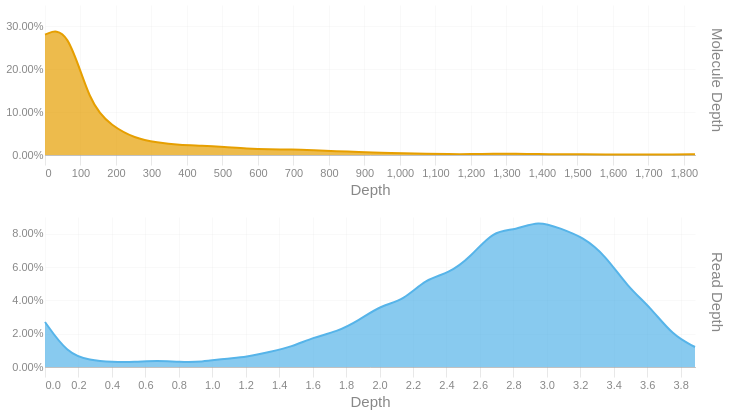

The code cell stored with this chart in its notebook:
### Code cell
readdep = depth_hist(tb['Read Depth'], q99, 3)
readdep = readdep.with_columns(pl.lit('Read Depth').alias('Metric'))
if not SKIPLR:
    moldep = depth_hist(tb['Molecule Depth'], mol_q99, 1)
    moldep = moldep.with_columns(pl.lit('Molecule Depth').alias('Metric'))
    _hist = pl.concat([readdep, moldep])
    _hist = _hist.filter(pl.col('Proportion') != 0)
    with SafeRender(_hist):
        (
            alt.Chart(_hist)        
            .mark_area(interpolate = "basis")
            .encode(
                x=alt.X('Bin:Q').scale(domainMin=0).axis(alt.Axis(title='Depth')),
                y = alt.Y('Proportion:Q', title = None).axis(format = '.2%'),
                color = alt.Color('Metric:N').legend(None),
                row = alt.Row("Metric:N").header(title = None, labelOrient = 'right'),
                tooltip = [
                    alt.Tooltip("Metric:N", title = "Metric"),
                    alt.Tooltip('Interval:N', title = "Depth Interval"),
                    alt.Tooltip('Proportion:Q', title = "% Alignments").format('.2%')
                ]
            )
            .resolve_scale(x='independent', y='independent')
            .properties(
                height = 150, width = 650,
                usermeta={'embedOptions': {'downloadFileName': f'{samplename}.depth.hist'}}
            )
        ).display()
else:
    readdep = readdep.filter(pl.col('Proportion') != 0)
    with SafeRender(readdep):
        (
            alt.Chart(readdep)        
            .mark_area(interpolate = "basis")
            .encode(
                x=alt.X('Bin:Q').scale(domainMin=0).axis(alt.Axis(title='Depth')),
                y = alt.Y('Proportion:Q', title = None).axis(format = '.2%'),
                tooltip = [
                    alt.Tooltip('Interval:N', title = "Depth Interval"),
                    alt.Tooltip('Proportion:Q', title = "% Alignments").format('.2%')
                ]
            )
            .properties(
                usermeta={'embedOptions': {'downloadFileName': f'{samplename}.depth.hist'}}
            )
        ).display()

### Figure 1 — Vega-Lite specification as saved in the notebook (floating-point values rounded to 4 significant figures)
{"width": 650, "height": 150, "config": {"title": {"anchor": "start", "dy": -15, "fontSize": 18, "color": "#888888", "subtitleColor": "#888888", "subtitleFontSize": 14}, "arc": {"fill": "#0072B2"}, "axis": {"domainColor": "#888888", "domainWidth": 0.5, "gridWidth": 0.2, "grid": false, "titleFontWeight": 400, "titleFontSize": 15, "labelFontSize": 11, "labelColor": "#888888", "tickColor": "#888888", "tickWidth": 0.2, "titleColor": "#888888"}, "axisBand": {"grid": false}, "axisX": {"grid": true, "tickSize": 10, "domainCap": "round"}, "axisY": {"domain": false, "grid": true, "tickSize": 0, "domainCap": "round"}, "background": "transparent", "header": {"labelFontSize": 15, "labelColor": "#888888", "titleFontSize": 15, "titleFontWeight": 600, "titleColor": "#888888"}, "legend": {"labelFont": "sans-serif", "labelFontSize": 12, "labelColor": "#888888", "symbolSize": 100, "symbolType": "circle", "titleFontSize": 12, "titlePadding": 10, "titleColor": "#888888", "title": null}, "range": {"category": ["#E69F00", "#56B4E9", "#009E73", "#F0E442", "#0072B2", "#D55E00", "#CC79A7", "#000000"], "diverging": ["#cfe8f3", "#a2d4ec", "#73bfe2", "#46abdb", "#1696d2", "#12719e"]}, "area": {"fill": "#0072B2", "fillOpacity": 0.7, "line": true, "strokeOpacity": 0.7}, "line": {"color": "#0072B2", "stroke": "#0072B2", "strokeWidth": 2}, "trail": {"color": "#0072B2", "stroke": "#0072B2", "strokeWidth": 0, "size": 1}, "point": {"filled": true, "fillOpacity": 1.0, "size": 95}, "text": {"color": "#888888", "fontSize": 11, "align": "right", "fontWeight": 400, "size": 11}, "bar": {"fill": "#0072B2", "stroke": null}, "view": {"stroke": null, "continuousWidth": 660, "continuousHeight": 400}}, "data": {"name": "data-c2a99abf65abf1260068ce7b1ddae34a"}, "mark": {"type": "area", "interpolate": "basis"}, "encoding": {"color": {"field": "Metric", "legend": null, "type": "nominal"}, "row": {"field": "Metric", "header": {"title": null, "labelOrient": "right"}, "type": "nominal"}, "tooltip": [{"field": "Metric", "title": "Metric", "type": "nominal"}, {"field": "Interval", "title": "Depth Interval", "type": "nominal"}, {"field": "Proportion", "format": ".2%", "title": "% Alignments", "type": "quantitative"}], "x": {"axis": {"title": "Depth"}, "field": "Bin", "scale": {"domainMin": 0}, "type": "quantitative"}, "y": {"axis": {"format": ".2%"}, "field": "Proportion", "title": null, "type": "quantitative"}}, "resolve": {"scale": {"x": "independent", "y": "independent"}}, "usermeta": {"embedOptions": {"downloadFileName": "S5_Connecticut_992.depth.hist"}}, "$schema": "https://vega.github.io/schema/vega-lite/v6.1.0.json", "datasets": {"data-c2a99abf65abf1260068ce7b1ddae34a": [{"Bin": 0.0, "Interval": "0.0-0.134", "Proportion": 0.027, "Metric": "Read Depth"}, {"Bin": 0.134, "Interval": "0.134-0.268", "Proportion": 0.008, "Metric": "Read Depth"}, {"Bin": 0.268, "Interval": "0.268-0.402", "Proportion": 0.004, "Metric": "Read Depth"}, {"Bin": 0.402, "Interval": "0.402-0.536", "Proportion": 0.003, "Metric": "Read Depth"}, {"Bin": 0.536, "Interval": "0.536-0.67", "Proportion": 0.003, "Metric": "Read Depth"}, {"Bin": 0.67, "Interval": "0.67-0.804", "Proportion": 0.004, "Metric": "Read Depth"}, {"Bin": 0.804, "Interval": "0.804-0.938", "Proportion": 0.003, "Metric": "Read Depth"}, {"Bin": 0.938, "Interval": "0.938-1.072", "Proportion": 0.003, "Metric": "Read Depth"}, {"Bin": 1.072, "Interval": "1.072-1.206", "Proportion": 0.005, "Metric": "Read Depth"}, {"Bin": 1.206, "Interval": "1.206-1.34", "Proportion": 0.006, "Metric": "Read Depth"}, {"Bin": 1.34, "Interval": "1.34-1.474", "Proportion": 0.009, "Metric": "Read Depth"}, {"Bin": 1.474, "Interval": "1.474-1.608", "Proportion": 0.012, "Metric": "Read Depth"}, {"Bin": 1.608, "Interval": "1.608-1.742", "Proportion": 0.018, "Metric": "Read Depth"}, {"Bin": 1.742, "Interval": "1.742-1.876", "Proportion": 0.021, "Metric": "Read Depth"}, {"Bin": 1.876, "Interval": "1.876-2.01", "Proportion": 0.028, "Metric": "Read Depth"}, {"Bin": 2.01, "Interval": "2.01-2.144", "Proportion": 0.037, "Metric": "Read Depth"}, {"Bin": 2.144, "Interval": "2.144-2.278", "Proportion": 0.04, "Metric": "Read Depth"}, {"Bin": 2.278, "Interval": "2.278-2.412", "Proportion": 0.053, "Metric": "Read Depth"}, {"Bin": 2.412, "Interval": "2.412-2.546", "Proportion": 0.056, "Metric": "Read Depth"}, {"Bin": 2.546, "Interval": "2.546-2.68", "Proportion": 0.066, "Metric": "Read Depth"}, {"Bin": 2.68, "Interval": "2.68-2.814", "Proportion": 0.082, "Metric": "Read Depth"}, {"Bin": 2.814, "Interval": "2.814-2.948", "Proportion": 0.082, "Metric": "Read Depth"}, {"Bin": 2.948, "Interval": "2.948-3.082", "Proportion": 0.088, "Metric": "Read Depth"}, {"Bin": 3.082, "Interval": "3.082-3.216", "Proportion": 0.083, "Metric": "Read Depth"}, {"Bin": 3.216, "Interval": "3.216-3.35", "Proportion": 0.078, "Metric": "Read Depth"}, {"Bin": 3.35, "Interval": "3.35-3.484", "Proportion": 0.067, "Metric": "Read Depth"}, {"Bin": 3.484, "Interval": "3.484-3.618", "Proportion": 0.048, "Metric": "Read Depth"}, {"Bin": 3.618, "Interval": "3.618-3.752", "Proportion": 0.036, "Metric": "Read Depth"}, {"Bin": 3.752, "Interval": "3.752-3.886", "Proportion": 0.019, "Metric": "Read Depth"}, {"Bin": 3.886, "Interval": "3.886-4.02", "Proportion": 0.012, "Metric": "Read Depth"}, {"Bin": 0.0, "Interval": "0.0-63.1", "Proportion": 0.281, "Metric": "Molecule Depth"}, {"Bin": 63.1, "Interval": "63.1-126.3", "Proportion": 0.302, "Metric": "Molecule Depth"}, {"Bin": 126.3, "Interval": "126.3-189.4", "Proportion": 0.116, "Metric": "Molecule Depth"}, {"Bin": 189.4, "Interval": "189.4-252.6", "Proportion": 0.067, "Metric": "Molecule Depth"}, {"Bin": 252.6, "Interval": "252.6-315.7", "Proportion": 0.039, "Metric": "Molecule Depth"}, {"Bin": 315.7, "Interval": "315.7-378.8", "Proportion": 0.029, "Metric": "Molecule Depth"}, {"Bin": 378.8, "Interval": "378.8-442.0", "Proportion": 0.023, "Metric": "Molecule Depth"}, {"Bin": 442.0, "Interval": "442.0-505.1", "Proportion": 0.022, "Metric": "Molecule Depth"}, {"Bin": 505.1, "Interval": "505.1-568.3", "Proportion": 0.019, "Metric": "Molecule Depth"}, {"Bin": 568.3, "Interval": "568.3-631.4", "Proportion": 0.015, "Metric": "Molecule Depth"}, {"Bin": 631.4, "Interval": "631.4-694.6", "Proportion": 0.013, "Metric": "Molecule Depth"}, {"Bin": 694.6, "Interval": "694.6-757.7", "Proportion": 0.013, "Metric": "Molecule Depth"}, {"Bin": 757.7, "Interval": "757.7-820.8", "Proportion": 0.011, "Metric": "Molecule Depth"}, {"Bin": 820.8, "Interval": "820.8-884.0", "Proportion": 0.009, "Metric": "Molecule Depth"}, {"Bin": 884.0, "Interval": "884.0-947.1", "Proportion": 0.007, "Metric": "Molecule Depth"}, {"Bin": 947.1, "Interval": "947.1-1010.3", "Proportion": 0.005, "Metric": "Molecule Depth"}, {"Bin": 1010.0, "Interval": "1010.3-1073.4", "Proportion": 0.004, "Metric": "Molecule Depth"}, {"Bin": 1073.0, "Interval": "1073.4-1136.5", "Proportion": 0.003, "Metric": "Molecule Depth"}, {"Bin": 1136.0, "Interval": "1136.5-1199.7", "Proportion": 0.002, "Metric": "Molecule Depth"}, {"Bin": 1200.0, "Interval": "1199.7-1262.8", "Proportion": 0.002, "Metric": "Molecule Depth"}, {"Bin": 1263.0, "Interval": "1262.8-1326.0", "Proportion": 0.003, "Metric": "Molecule Depth"}, {"Bin": 1326.0, "Interval": "1326.0-1389.1", "Proportion": 0.003, "Metric": "Molecule Depth"}, {"Bin": 1389.0, "Interval": "1389.1-1452.3", "Proportion": 0.002, "Metric": "Molecule Depth"}, {"Bin": 1452.0, "Interval": "1452.3-1515.4", "Proportion": 0.002, "Metric": "Molecule Depth"}, {"Bin": 1515.0, "Interval": "1515.4-1578.5", "Proportion": 0.002, "Metric": "Molecule Depth"}, {"Bin": 1578.0, "Interval": "1578.5-1641.7", "Proportion": 0.001, "Metric": "Molecule Depth"}, {"Bin": 1642.0, "Interval": "1641.7-1704.8", "Proportion": 0.001, "Metric": "Molecule Depth"}, {"Bin": 1705.0, "Interval": "1704.8-1768.0", "Proportion": 0.001, "Metric": "Molecule Depth"}, {"Bin": 1768.0, "Interval": "1768.0-1831.1", "Proportion": 0.001, "Metric": "Molecule Depth"}, {"Bin": 1831.0, "Interval": "1831.1-1894.24", "Proportion": 0.002, "Metric": "Molecule Depth"}]}}
